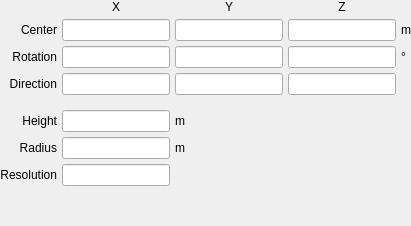
         <widget class="QWidget" name="cone">
          <property name="font">
           <font>
            <weight>50</weight>
            <bold>false</bold>
           </font>
          </property>
          <layout class="QGridLayout" name="gridLayout_5">
           <property name="leftMargin">
            <number>0</number>
           </property>
           <property name="topMargin">
            <number>0</number>
           </property>
           <property name="rightMargin">
            <number>0</number>
           </property>
           <property name="bottomMargin">
            <number>0</number>
           </property>
           <property name="spacing">
            <number>5</number>
           </property>
           <item row="9" column="1">
            <spacer name="verticalSpacer_6">
             <property name="orientation">
              <enum>Qt::Vertical</enum>
             </property>
             <property name="sizeHint" stdset="0">
              <size>
               <width>20</width>
               <height>40</height>
              </size>
             </property>
            </spacer>
           </item>
           <item row="1" column="1">
            <widget class="LineEdit" name="lineedit_cone_centerx">
             <property name="font">
              <font>
               <weight>50</weight>
               <bold>false</bold>
              </font>
             </property>
            </widget>
           </item>
           <item row="1" column="2">
            <widget class="LineEdit" name="lineedit_cone_centery">
             <property name="font">
              <font>
               <weight>50</weight>
               <bold>false</bold>
              </font>
             </property>
            </widget>
           </item>
           <item row="1" column="3">
            <widget class="LineEdit" name="lineedit_cone_centerz">
             <property name="font">
              <font>
               <weight>50</weight>
               <bold>false</bold>
              </font>
             </property>
            </widget>
           </item>
           <item row="2" column="1">
            <widget class="LineEdit" name="lineedit_cone_rotationx">
             <property name="font">
              <font>
               <weight>50</weight>
               <bold>false</bold>
              </font>
             </property>
            </widget>
           </item>
           <item row="2" column="2">
            <widget class="LineEdit" name="lineedit_cone_rotationy">
             <property name="font">
              <font>
               <weight>50</weight>
               <bold>false</bold>
              </font>
             </property>
            </widget>
           </item>
           <item row="2" column="3">
            <widget class="LineEdit" name="lineedit_cone_rotationz">
             <property name="font">
              <font>
               <weight>50</weight>
               <bold>false</bold>
              </font>
             </property>
            </widget>
           </item>
           <item row="6" column="1">
            <widget class="LineEdit" name="lineedit_cone_radius">
             <property name="font">
              <font>
               <weight>50</weight>
               <bold>false</bold>
              </font>
             </property>
            </widget>
           </item>
           <item row="3" column="1">
            <widget class="LineEdit" name="lineedit_cone_directionx">
             <property name="font">
              <font>
               <weight>50</weight>
               <bold>false</bold>
              </font>
             </property>
            </widget>
           </item>
           <item row="3" column="2">
            <widget class="LineEdit" name="lineedit_cone_directiony">
             <property name="font">
              <font>
               <weight>50</weight>
               <bold>false</bold>
              </font>
             </property>
            </widget>
           </item>
           <item row="3" column="3">
            <widget class="LineEdit" name="lineedit_cone_directionz">
             <property name="font">
              <font>
               <weight>50</weight>
               <bold>false</bold>
              </font>
             </property>
            </widget>
           </item>
           <item row="1" column="0">
            <widget class="QLabel" name="label_17">
             <property name="font">
              <font>
               <weight>50</weight>
               <bold>false</bold>
              </font>
             </property>
             <property name="text">
              <string>Center</string>
             </property>
             <property name="alignment">
              <set>Qt::AlignRight|Qt::AlignTrailing|Qt::AlignVCenter</set>
             </property>
            </widget>
           </item>
           <item row="3" column="0">
            <widget class="QLabel" name="label_21">
             <property name="font">
              <font>
               <weight>50</weight>
               <bold>false</bold>
              </font>
             </property>
             <property name="text">
              <string>Direction</string>
             </property>
             <property name="alignment">
              <set>Qt::AlignRight|Qt::AlignTrailing|Qt::AlignVCenter</set>
             </property>
            </widget>
           </item>
           <item row="5" column="0">
            <widget class="QLabel" name="label_20">
             <property name="font">
              <font>
               <weight>50</weight>
               <bold>false</bold>
              </font>
             </property>
             <property name="text">
              <string>Height</string>
             </property>
             <property name="alignment">
              <set>Qt::AlignRight|Qt::AlignTrailing|Qt::AlignVCenter</set>
             </property>
            </widget>
           </item>
           <item row="2" column="0">
            <widget class="QLabel" name="label_55">
             <property name="font">
              <font>
               <weight>50</weight>
               <bold>false</bold>
              </font>
             </property>
             <property name="text">
              <string>Rotation</string>
             </property>
             <property name="alignment">
              <set>Qt::AlignRight|Qt::AlignTrailing|Qt::AlignVCenter</set>
             </property>
            </widget>
           </item>
           <item row="6" column="0">
            <widget class="QLabel" name="label_18">
             <property name="font">
              <font>
               <weight>50</weight>
               <bold>false</bold>
              </font>
             </property>
             <property name="text">
              <string>Radius</string>
             </property>
             <property name="alignment">
              <set>Qt::AlignRight|Qt::AlignTrailing|Qt::AlignVCenter</set>
             </property>
            </widget>
           </item>
           <item row="7" column="1">
            <widget class="LineEdit" name="linerdit_cone_resolution">
             <property name="font">
              <font>
               <weight>50</weight>
               <bold>false</bold>
              </font>
             </property>
            </widget>
           </item>
           <item row="5" column="1">
            <widget class="LineEdit" name="lineedit_cone_height">
             <property name="font">
              <font>
               <weight>50</weight>
               <bold>false</bold>
              </font>
             </property>
            </widget>
           </item>
           <item row="7" column="0">
            <widget class="QLabel" name="label_19">
             <property name="font">
              <font>
               <weight>50</weight>
               <bold>false</bold>
              </font>
             </property>
             <property name="text">
              <string>Resolution</string>
             </property>
             <property name="alignment">
              <set>Qt::AlignRight|Qt::AlignTrailing|Qt::AlignVCenter</set>
             </property>
            </widget>
           </item>
           <item row="5" column="2">
            <widget class="QLabel" name="label_182">
             <property name="font">
              <font>
               <weight>50</weight>
               <bold>false</bold>
              </font>
             </property>
             <property name="text">
              <string>m</string>
             </property>
            </widget>
           </item>
           <item row="6" column="2">
            <widget class="QLabel" name="label_183">
             <property name="font">
              <font>
               <weight>50</weight>
               <bold>false</bold>
              </font>
             </property>
             <property name="text">
              <string>m</string>
             </property>
            </widget>
           </item>
           <item row="4" column="1">
            <spacer name="verticalSpacer_40">
             <property name="orientation">
              <enum>Qt::Vertical</enum>
             </property>
             <property name="sizeType">
              <enum>QSizePolicy::Maximum</enum>
             </property>
             <property name="sizeHint" stdset="0">
              <size>
               <width>20</width>
               <height>10</height>
              </size>
             </property>
            </spacer>
           </item>
           <item row="0" column="1">
            <widget class="QLabel" name="label_184">
             <property name="font">
              <font>
               <weight>50</weight>
               <bold>false</bold>
              </font>
             </property>
             <property name="text">
              <string>X</string>
             </property>
             <property name="alignment">
              <set>Qt::AlignCenter</set>
             </property>
            </widget>
           </item>
           <item row="0" column="2">
            <widget class="QLabel" name="label_185">
             <property name="font">
              <font>
               <weight>50</weight>
               <bold>false</bold>
              </font>
             </property>
             <property name="text">
              <string>Y</string>
             </property>
             <property name="alignment">
              <set>Qt::AlignCenter</set>
             </property>
            </widget>
           </item>
           <item row="0" column="3">
            <widget class="QLabel" name="label_186">
             <property name="font">
              <font>
               <weight>50</weight>
               <bold>false</bold>
              </font>
             </property>
             <property name="text">
              <string>Z</string>
             </property>
             <property name="alignment">
              <set>Qt::AlignCenter</set>
             </property>
            </widget>
           </item>
           <item row="1" column="4">
            <widget class="QLabel" name="label_187">
             <property name="font">
              <font>
               <weight>50</weight>
               <bold>false</bold>
              </font>
             </property>
             <property name="text">
              <string>m</string>
             </property>
            </widget>
           </item>
           <item row="2" column="4">
            <widget class="QLabel" name="label_188">
             <property name="font">
              <font>
               <weight>50</weight>
               <bold>false</bold>
              </font>
             </property>
             <property name="text">
              <string>°</string>
             </property>
            </widget>
           </item>
          </layout>
         </widget>
